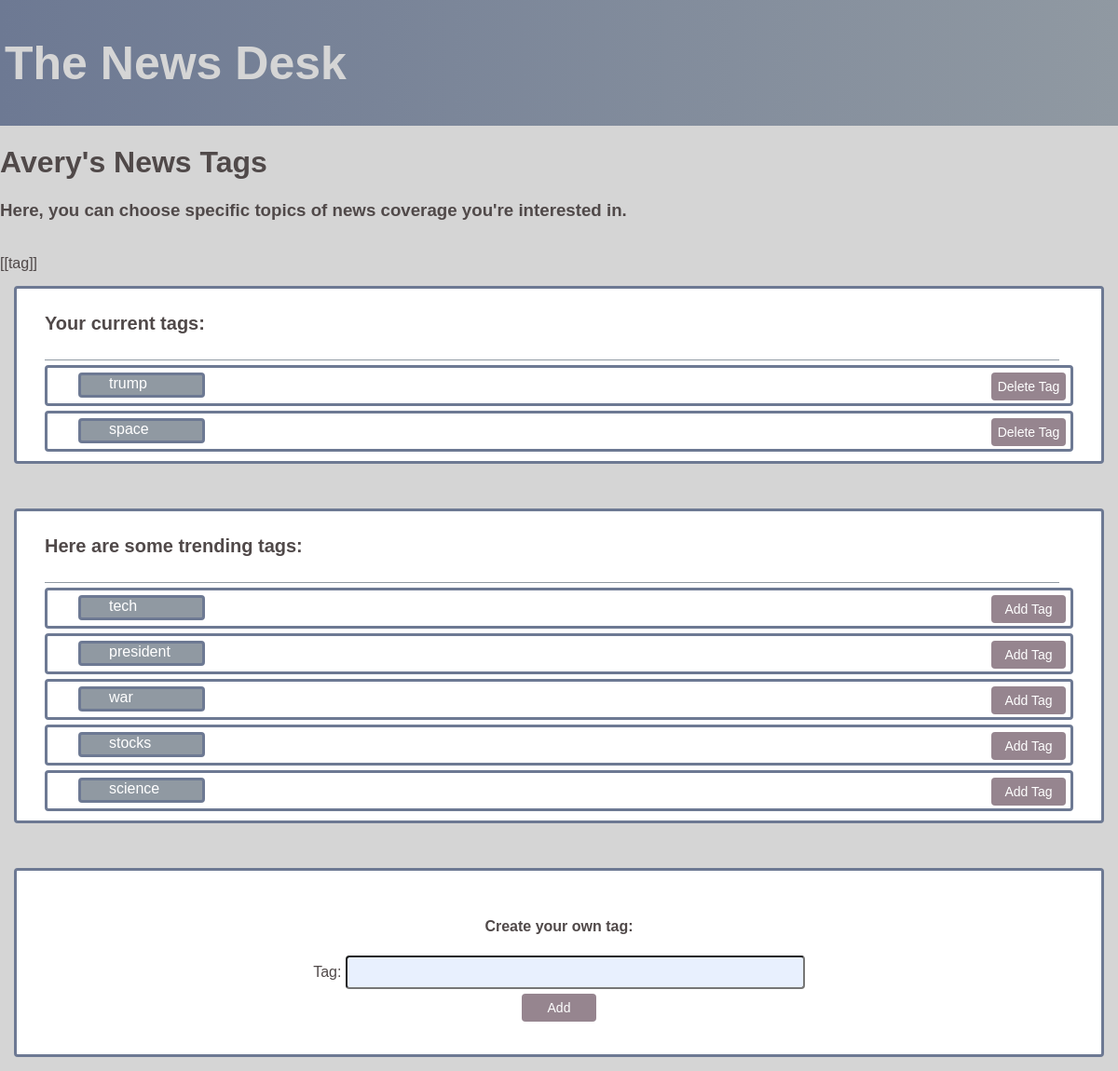
Page /news/user_home/tags (signed in) on the earlier database version.
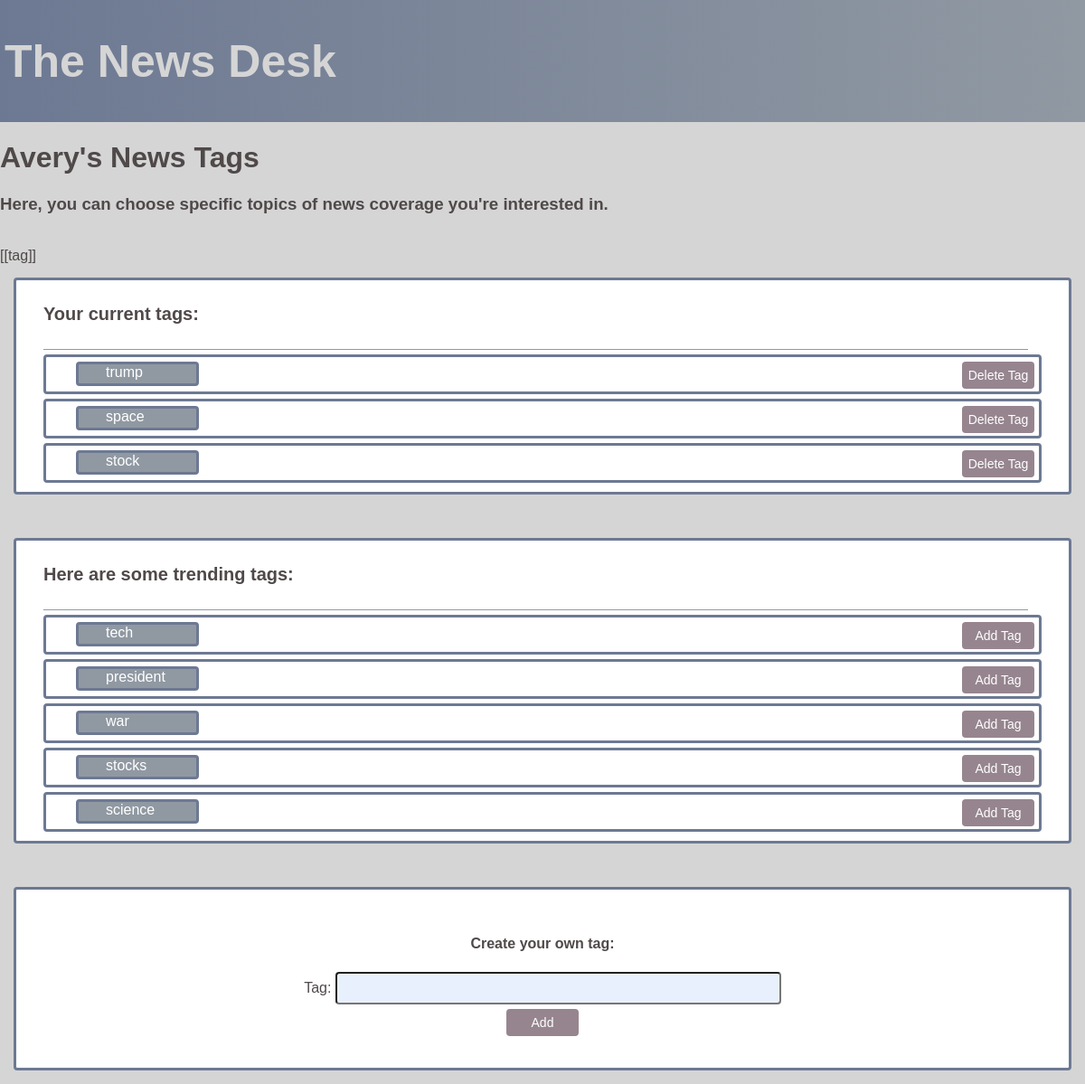
Same page on the later database version.
### news_scraper/models.py (models this page shows, shortened)
class Tag(models.Model):
    name = models.CharField(max_length=20)
    adds = models.IntegerField(default=0)

### news_scraper/views.py (the view)
# urls.py: path('user_home/tags', views.user_tags, name='user_tags'),
@login_required
def user_tags(request):
    if request.user.is_authenticated and request.user.is_active:
        profile = request.user.userprofile
        if request.method == 'POST':
            action = request.POST.get('action')
            tag_name = request.POST.get('tag-name')
            print(":::", type(tag_name))
            if action == 'Add' or action == 'Add Tag':
                try:
                    tag = Tag.objects.get(name=tag_name)
                    tag.adds += 1
                except:
                    tag = Tag(name=tag_name, adds=1)
                tag.save()
                profile.tags_list.add(tag)
            elif action == 'Delete Tag':
                try:
                    tag = Tag.objects.get(name=tag_name)
                    tag.adds -= 1
                except:
                    return Http404("Couldn't find Tag")
                tag.save()
                profile.tags_list.remove(tag)
            profile.save()
            return HttpResponseRedirect(reverse('news_scraper:user_tags'))
        else:
            user_tags = profile.tags_list.all()
            all_tags = Tag.objects.all()
            popular_tags = all_tags.difference(user_tags).order_by('-adds')
            """for tag in popular_tags:
                if tag in user_tags or tag.adds <= 0:
                    popular_tags.remove(tag)"""
            popular_tags = popular_tags[:5]
            context = {
                'user': request.user,
                'user_tags': user_tags,
                'popular_tags': popular_tags
            }
            return render(request, 'news_scraper/user_tags.html', context)

### news_scraper/templates/news_scraper/user_tags.html (shortened to what this page needs)
{% extends 'news_scraper/base.html' %}
{% block head %}
{% load static %}
<link rel="stylesheet" type="text/css" href="{% static 'news_scraper/css/user_tags.css' %}">
{% endblock %}
{% block body %}
<h1>{{user.username.capitalize}}'s News Tags</h1>
<h3>Here, you can choose specific topics of news coverage you're interested in.</h3>
<br>
<div id="app" class="tags_list">
    [[tag]]
    {% if user_tags %}
    <form id="remove_form" action="{% url 'news_scraper:user_tags' %}" method="post">
        <ul class="tags-list">
            <h4>Your current tags:</h4>
            <div class="hztl-line"></div>
            {% for tag in user_tags %}
            <li class="tag-item">
                <div class="left-side">{{ tag.name }}</div>
                <input @click="updateValue('{{tag.name}}')" type="submit" id="rm_tag" class="edit-tag" name="action"
                    value="Delete Tag"></input>
            </li>
            {% endfor %}
        </ul>
    </form>
    {% else %}
    <h4>You currently have no tags</h4>
    {% endif %}
    <br>
    {% if popular_tags %}
    <form id="add_form" action="{% url 'news_scraper:user_tags' %}" method="post">
        <ul class="tags-list">
            <h4>Here are some trending tags:</h4>
            <div class="hztl-line"></div>
            {% for tag in popular_tags %}
            <li class="tag-item">
                <div class="left-side">{{ tag.name }}</div>
                <input @click="updateValue('{{tag.name}}')" type="submit" id="rm_tag" class="edit-tag" name="action"
                    value="Add Tag"></input>
            </li>
            {% endfor %}
        </ul>
    </form>
    {% endif %}
    <br>
    <div class="tag-form">
        <h4>Create your own tag:</h4>
        <form id="add_free_form" action="{% url 'news_scraper:user_tags' %}" method="post">
            {% csrf_token %} Tag: <input type="text" name="tag-name" value="" size="50">
            <br />
            <input class="button" type="submit" id="" name="action" value="Add">
        </form>
    </div>
</div>
{% load static %}
{% endblock body %}

### news_scraper/templates/news_scraper/base.html (shortened to what this page needs)
<!DOCTYPE html>
<html lang="en">
<head>
    {% load static %}
    <link rel="stylesheet" type="text/css" href="{% static 'news_scraper/css/base_style.css' %}">
    {% block head %}
    {% endblock %}
</head>
<body>
    <div class="page-header">
        <h1><a class='page-title' href="/news/">The News Desk</a></h1>
    </div>
    <div class="content container">
        <div class="row">
            <div class="col-md-8">
                {% block body %} {% endblock %}
            </div>
        </div>
    </div>
</body>
</html>

### news_scraper/static/news_scraper/css/base_style.css (style rules this page uses)
:root { --dusty: #96858f; --lavender: #6d7993; --overcast: #9099a2; --paper: #d5d5d5; }
body { font-family: Arial, Helvetica, sans-serif; color: rgb(80, 73, 73); margin: 0px; background: var(--paper); }
input[type=submit], .button, button { margin: 5px; border: none; border-radius: 4px; background-color: var(--dusty); cursor: pointer; height: 30px; color: white; width: 80px; font-size: 14px; }
.page-header { background: linear-gradient(-90deg, var(--overcast), var(--lavender)); font-size: 25px; padding: 5px; color: white; }
.page-title { text-decoration: none; color: var(--paper); }
input[type=text] { background-color: rgb(232, 240, 254); height: 30px; border-radius: 4px; font-size: 16px; }

### news_scraper/static/news_scraper/css/user_tags.css (style rules this page uses)
.tags-list { display: block; background: white; border-style: solid; border-color: var(--lavender); border-radius: 4px; padding-left: 30px; padding-top: 0px; padding-bottom: 10px; margin: 15px; }
.tags-list h4 { font-size: 20px; padding: 0px; }
.hztl-line { padding-top: 0px; padding-bottom: 0px; margin-right: 45px; height: 1px; background-color: var(--overcast); color: black; }
.tag-item { display: block; background: white; border-style: solid; border-color: var(--lavender); border-radius: 4px; padding-left: 30px; padding-top: 2px; padding-bottom: 03px; margin-top: 5px; margin-right: 30px; }
.left-side { display: block; border-style: solid; border-color: var(--lavender); color: white; border-radius: 4px; padding-left: 30px; padding-top: 00px; padding-bottom: 03px; margin: 3px; width: 100px; background: var(--overcast); }
.edit-tag { float: right; transform: translate(0px, -35px); }
.tag-form { display: block; background: white; border-style: solid; border-color: var(--lavender); border-radius: 4px; padding: 30px; margin: 15px; text-align: center; }

Differences in the rows shown:
added Tag: name "stock", shown under "Your current tags:"
